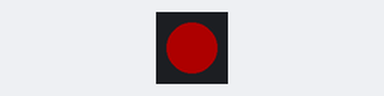
The sketch below on a simulated Arduino Mega 2560, built with avr-gcc and run on an emulated ATmega2560. Shown: 1 RGB LEDs in strip order, left to right. Dim RGB values are drawn brighter than linear.

Above: at 0.5 s.
At 1.5 s:
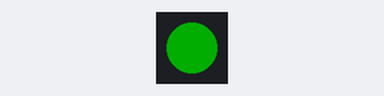
At 5.5 s:
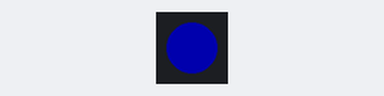
Timing chart, 0 to 6.9 s (numbered marks = the images above):
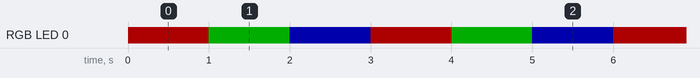

Measured:
- by itself, RGB LED 0: repeats every 3.0 s: RGB(0, 50, 0) 1.0 s, RGB(0, 0, 50) 1.0 s, RGB(50, 0, 0) 1.0 s
- by itself, everything shown: repeats every 3.0 s, in 3 steps

The sketch:

neopixel_rgb_test__1_.ino
```cpp
#include <Adafruit_NeoPixel.h>

#define NEOPIXEL_PIN 38  // Use 38 for v1.1 of your board
#define NUMPIXELS 1      // Number of NeoPixels

Adafruit_NeoPixel pixels(NUMPIXELS, NEOPIXEL_PIN, NEO_GRB + NEO_KHZ800);

void setup() {
  pixels.begin();         // Initialize NeoPixel
  pixels.setBrightness(50); // Optional: Set brightness (0-255)
}

void loop() {
  // Red
  pixels.setPixelColor(0, pixels.Color(255, 0, 0));
  pixels.show();
  delay(1000);

  // Green
  pixels.setPixelColor(0, pixels.Color(0, 255, 0));
  pixels.show();
  delay(1000);

  // Blue
  pixels.setPixelColor(0, pixels.Color(0, 0, 255));
  pixels.show();
  delay(1000);
}
```
